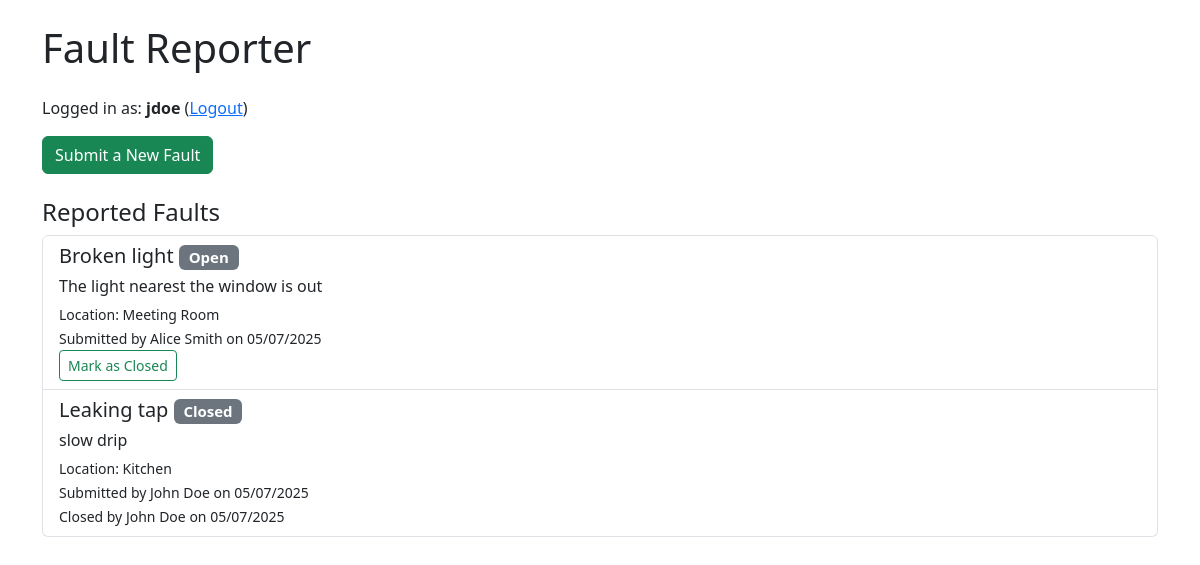
The page / (signed in) on the database its author committed.
### tables this page shows
CREATE TABLE users (
    id INTEGER PRIMARY KEY AUTOINCREMENT,
    username TEXT NOT NULL UNIQUE,
    password TEXT NOT NULL,
    first_name TEXT NOT NULL,
    last_name TEXT NOT NULL,
    role TEXT NOT NULL CHECK (role IN ('user', 'admin'))
);

CREATE TABLE faults (
    id INTEGER PRIMARY KEY AUTOINCREMENT,
    title TEXT NOT NULL,
    description TEXT NOT NULL,
    location TEXT NOT NULL,
    status TEXT NOT NULL CHECK (status IN ('Open', 'Closed')),
    submitted_by INTEGER NOT NULL,
    closed_by INTEGER,
    date_created TEXT DEFAULT CURRENT_TIMESTAMP,
	date_closed TEXT,
    FOREIGN KEY (submitted_by) REFERENCES users(id),
    FOREIGN KEY (closed_by) REFERENCES users(id)
);

### app.py (the view)
@app.route('/')
@login_required
def index():
    db = get_db()
    faults = db.execute("""
    SELECT
        faults.*,
        submitter.first_name || ' ' || submitter.last_name AS submitted_by_name,
        closer.first_name || ' ' || closer.last_name AS closed_by_name
    FROM faults
    JOIN users AS submitter ON faults.submitted_by = submitter.id
    LEFT JOIN users AS closer ON faults.closed_by = closer.id
    ORDER BY faults.date_created DESC
""").fetchall()
    return render_template('index.html', faults=faults)

### app.py (called while the page is built)
@app.template_filter('datetimeformat')
def format_datetime(value):
    try:
        return datetime.strptime(value, "%Y-%m-%d %H:%M:%S").strftime("%d/%m/%Y")
    except ValueError:
        try:
            return datetime.strptime(value, "%Y-%m-%d").strftime("%d/%m/%Y")
        except Exception:
            return value

def get_db():
    if 'db' not in g:
        g.db = sqlite3.connect(DATABASE)
        g.db.row_factory = sqlite3.Row  # So we can use dict-like access
    return g.db

@login_manager.user_loader
def load_user(user_id):
    db = get_db()
    user = db.execute('SELECT * FROM users WHERE id = ?', (user_id,)).fetchone()
    if user:
        return User(id=user['id'], username=user['username'], role=user['role'])
    return None

### templates/index.html (shortened to what this page needs)
<!DOCTYPE html>
<html lang="en">
<head>
    <link href="https://cdn.jsdelivr.net/npm/bootstrap@5.3.0/dist/css/bootstrap.min.css" rel="stylesheet">
</head>
<body class="container mt-4">
    <h1 class="mb-4">Fault Reporter</h1>
    {% if current_user.is_authenticated %}
        <div class="mb-3">
            <p>Logged in as: <strong>{{ current_user.username }}</strong>
                (<a href="{{ url_for('logout') }}">Logout</a>)
            </p>
        </div>
    {% else %}
        <p><a href="{{ url_for('login') }}">Login</a></p>
    {% endif %}
    <div class="mb-4">
        <button class="btn btn-success" data-bs-toggle="modal" data-bs-target="#submitFaultModal">
            Submit a New Fault
        </button>
    </div>
    <h2 class="h4">Reported Faults</h2>
    {% if faults %}
        <div class="list-group">
            {% for fault in faults %}
                <div class="list-group-item">
                    <h5 class="mb-1">{{ fault['title'] }} <span class="badge bg-secondary">{{ fault['status'] }}</span></h5>
                    <p class="mb-1">{{ fault['description'] }}</p>
                    <small>Location: {{ fault['location'] }}</small><br>
                    <small>Submitted by {{ fault['submitted_by_name'] }} on {{ fault['date_created'] | datetimeformat }}</small><br>
                    {% if fault['status'] == 'Closed' and fault['closed_by_name'] and fault['date_closed'] %}
                        <small>Closed by {{ fault['closed_by_name'] }} on {{ fault['date_closed'] | datetimeformat }}</small><br>
                    {% endif %}
                    {% if fault['status'] != 'Closed' %}
                        <form method="post" action="{{ url_for('close_fault', fault_id=fault['id']) }}" class="d-inline">
                            <button type="submit" class="btn btn-sm btn-outline-success">Mark as Closed</button>
                        </form>
                    {% endif %}
                </div>
            {% endfor %}
        </div>
    {% else %}
        <p>No faults reported yet.</p>
    {% endif %}
</body>
</html>

### rows shown on the page
users: username "jdoe"
faults: title "Broken light", status "Open", description "The light nearest the window is out", location "Meeting Room", submitted_by_name "Alice Smith", date_created "05/07/2025"
faults: title "Leaking tap", status "Closed", description "slow drip", location "Kitchen", submitted_by_name "John Doe", date_created "05/07/2025", closed_by_name "John Doe", date_closed "05/07/2025"
